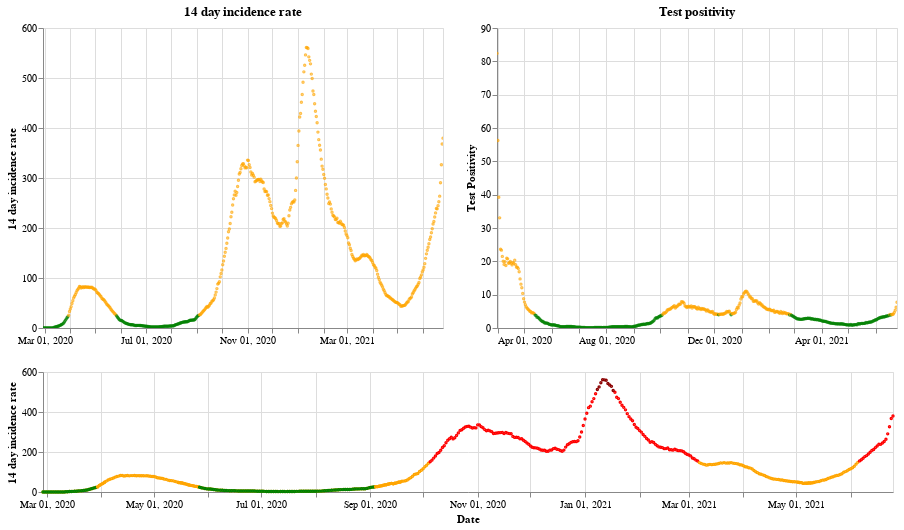

Notebook code cell kept with this figure:
### Markdown cell above
## Scotland

### Code cell
plot_traffic_light('Scotland')

### Figure 1 — Vega-Lite specification as saved in the notebook (floating-point values rounded to 4 significant figures; data arrays with more than 128 entries replaced by an {"elided": "..."} marker saying what was removed)
{"config": {"view": {"continuousWidth": 400, "continuousHeight": 300}}, "vconcat": [{"hconcat": [{"mark": {"type": "point", "size": 2}, "encoding": {"color": {"condition": {"value": "green", "test": "(datum.twoWeeklyCasesRate <= 25)"}, "value": "orange"}, "tooltip": [{"type": "nominal", "field": "areaName"}, {"type": "temporal", "field": "date"}, {"type": "quantitative", "field": "twoWeeklyCasesRate"}, {"type": "quantitative", "field": "testPositivity"}], "x": {"type": "temporal", "axis": {"title": ""}, "field": "date", "scale": {"domain": {"selection": "DateBrush"}}, "timeUnit": "yearmonthdate"}, "y": {"type": "quantitative", "axis": {"title": "14 day incidence rate"}, "field": "twoWeeklyCasesRate"}}, "title": "14 day incidence rate", "width": 400}, {"mark": {"type": "point", "size": 2}, "encoding": {"color": {"condition": {"value": "green", "test": "(datum.testPositivity <= 4)"}, "value": "orange"}, "tooltip": [{"type": "nominal", "field": "areaName"}, {"type": "temporal", "field": "date"}, {"type": "quantitative", "field": "twoWeeklyCasesRate"}, {"type": "quantitative", "field": "testPositivity"}], "x": {"type": "temporal", "axis": {"title": ""}, "field": "date", "scale": {"domain": {"selection": "DateBrush"}}, "timeUnit": "yearmonthdate"}, "y": {"type": "quantitative", "axis": {"title": "Test Positivity"}, "field": "testPositivity"}}, "title": "Test positivity", "width": 400}]}, {"layer": [{"mark": {"type": "point", "size": 2}, "encoding": {"color": {"condition": {"value": "orange", "test": "((50 && datum.twoWeeklyCasesRate) < 150)"}, "value": "red"}, "opacity": {"condition": {"value": 1, "test": "((50 && datum.twoWeeklyCasesRate) < 500)"}, "value": 0}, "tooltip": [{"type": "nominal", "field": "areaName"}, {"type": "temporal", "field": "date"}, {"type": "quantitative", "field": "twoWeeklyCasesRate"}, {"type": "quantitative", "field": "testPositivity"}], "x": {"type": "temporal", "axis": {"title": "Date"}, "field": "date", "timeUnit": "yearmonthdate"}, "y": {"type": "quantitative", "axis": {"title": "14 day incidence rate"}, "field": "twoWeeklyCasesRate"}}, "selection": {"DateBrush": {"type": "interval", "encodings": ["x"], "fields": ["Time"]}}, "width": 850}, {"mark": {"type": "point", "size": 2}, "encoding": {"color": {"value": "darkred"}, "opacity": {"condition": {"value": 1, "test": "(datum.twoWeeklyCasesRate >= 500)"}, "value": 0}, "tooltip": [{"type": "nominal", "field": "areaName"}, {"type": "temporal", "field": "date"}, {"type": "quantitative", "field": "twoWeeklyCasesRate"}, {"type": "quantitative", "field": "testPositivity"}], "x": {"type": "temporal", "axis": {"title": "Date"}, "field": "date", "timeUnit": "yearmonthdate"}, "y": {"type": "quantitative", "axis": {"title": "14 day incidence rate"}, "field": "twoWeeklyCasesRate"}}, "width": 400}, {"mark": {"type": "point", "size": 2}, "encoding": {"color": {"condition": {"value": "green", "test": "((4 && datum.twoWeeklyCasesRate) < 25)"}, "value": "orange"}, "opacity": {"condition": {"value": 1, "test": "(datum.twoWeeklyCasesRate < 50)"}, "value": 0}, "tooltip": [{"type": "nominal", "field": "areaName"}, {"type": "temporal", "field": "date"}, {"type": "quantitative", "field": "twoWeeklyCasesRate"}, {"type": "quantitative", "field": "testPositivity"}], "x": {"type": "temporal", "axis": {"title": "Date"}, "field": "date", "timeUnit": "yearmonthdate"}, "y": {"type": "quantitative", "axis": {"title": "14 day incidence rate"}, "field": "twoWeeklyCasesRate"}}, "width": 400}], "height": 120, "width": 800}], "data": {"name": "data-6574544c068ecba97bdb210010725045"}, "$schema": "https://vega.github.io/schema/vega-lite/v4.8.1.json", "datasets": {"data-6574544c068ecba97bdb210010725045": {"elided": "484 records"}}}
